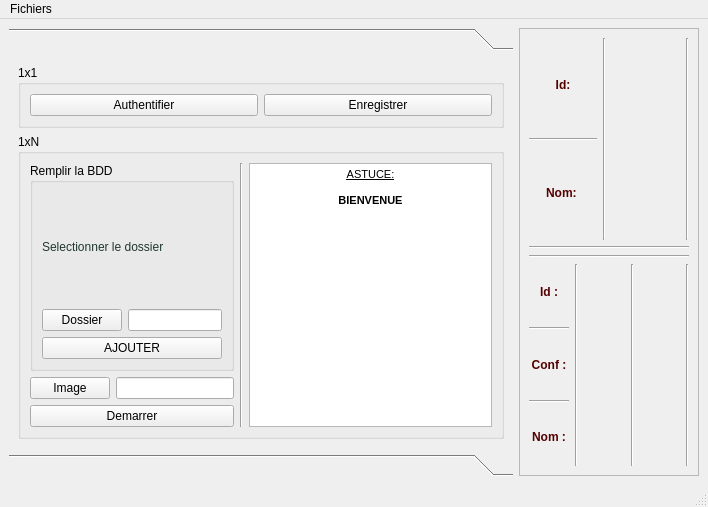
<?xml version="1.0" encoding="UTF-8"?>
<ui version="4.0">
 <class>MainWindow</class>
 <widget class="QMainWindow" name="MainWindow">
  <property name="enabled">
   <bool>true</bool>
  </property>
  <property name="geometry">
   <rect>
    <x>0</x>
    <y>0</y>
    <width>708</width>
    <height>507</height>
   </rect>
  </property>
  <property name="mouseTracking">
   <bool>true</bool>
  </property>
  <property name="windowTitle">
   <string>Face_rec</string>
  </property>
  <property name="windowIcon">
   <iconset theme="Dark">
    <normaloff>.</normaloff>.</iconset>
  </property>
  <widget class="QWidget" name="centralwidget">
   <property name="layoutDirection">
    <enum>Qt::LeftToRight</enum>
   </property>
   <layout class="QHBoxLayout" name="horizontalLayout_9">
    <item>
     <widget class="QToolBox" name="toolBox">
      <widget class="QWidget" name="toolBoxPage1">
       <property name="geometry">
        <rect>
         <x>0</x>
         <y>0</y>
         <width>341</width>
         <height>394</height>
        </rect>
       </property>
       <attribute name="label">
        <string/>
       </attribute>
       <layout class="QVBoxLayout" name="verticalLayout_2">
        <item>
         <widget class="QGroupBox" name="groupBox">
          <property name="title">
           <string>1x1</string>
          </property>
          <layout class="QHBoxLayout" name="horizontalLayout_8">
           <item>
            <widget class="QPushButton" name="pushButton_authentifier">
             <property name="text">
              <string>Authentifier</string>
             </property>
            </widget>
           </item>
           <item>
            <widget class="QPushButton" name="pushButton_Enregistrer">
             <property name="text">
              <string>Enregistrer</string>
             </property>
            </widget>
           </item>
          </layout>
         </widget>
        </item>
        <item>
         <widget class="QGroupBox" name="groupBox_2">
          <property name="title">
           <string>1xN</string>
          </property>
          <layout class="QHBoxLayout" name="horizontalLayout_4">
           <item>
            <layout class="QHBoxLayout" name="horizontalLayout_3">
             <item>
              <layout class="QVBoxLayout" name="verticalLayout_9">
               <item>
                <layout class="QVBoxLayout" name="verticalLayout_10">
                 <item>
                  <widget class="QGroupBox" name="groupBox_3">
                   <property name="title">
                    <string>Remplir la BDD</string>
                   </property>
                   <layout class="QVBoxLayout" name="verticalLayout_15">
                    <item>
                     <widget class="QLabel" name="label_5">
                      <property name="text">
                       <string>&lt;html&gt;&lt;head/&gt;&lt;body&gt;&lt;p&gt;&lt;span style=&quot; color:#20382d;&quot;&gt;Selectionner le dossier&lt;/span&gt;&lt;/p&gt;&lt;/body&gt;&lt;/html&gt;</string>
                      </property>
                     </widget>
                    </item>
                    <item>
                     <layout class="QHBoxLayout" name="horizontalLayout_12">
                      <item>
                       <widget class="QPushButton" name="pushButton_ouvrir_Dossier">
                        <property name="text">
                         <string>Dossier</string>
                        </property>
                       </widget>
                      </item>
                      <item>
                       <widget class="QLineEdit" name="lineEdit_ouvrir_Dossier"/>
                      </item>
                     </layout>
                    </item>
                    <item>
                     <widget class="QPushButton" name="pushButton_2">
                      <property name="text">
                       <string>AJOUTER</string>
                      </property>
                     </widget>
                    </item>
                   </layout>
                  </widget>
                 </item>
                 <item>
                  <layout class="QVBoxLayout" name="verticalLayout_11">
                   <item>
                    <layout class="QHBoxLayout" name="horizontalLayout_7">
                     <item>
                      <widget class="QPushButton" name="pushButton_ouvrir_Image">
                       <property name="text">
                        <string>Image</string>
                       </property>
                      </widget>
                     </item>
                     <item>
                      <widget class="QLineEdit" name="lineEdit_ouvrir_Image"/>
                     </item>
                    </layout>
                   </item>
                  </layout>
                 </item>
                </layout>
               </item>
               <item>
                <widget class="QPushButton" name="pushButton_Demarrer">
                 <property name="text">
                  <string>Demarrer</string>
                 </property>
                </widget>
               </item>
              </layout>
             </item>
             <item>
              <widget class="Line" name="line_6">
               <property name="orientation">
                <enum>Qt::Vertical</enum>
               </property>
              </widget>
             </item>
             <item>
              <widget class="QTextBrowser" name="textBrowser">
               <property name="html">
                <string>&lt;!DOCTYPE HTML PUBLIC &quot;-//W3C//DTD HTML 4.0//EN&quot; &quot;http://www.w3.org/TR/REC-html40/strict.dtd&quot;&gt;
&lt;html&gt;&lt;head&gt;&lt;meta name=&quot;qrichtext&quot; content=&quot;1&quot; /&gt;&lt;style type=&quot;text/css&quot;&gt;
p, li { white-space: pre-wrap; }
&lt;/style&gt;&lt;/head&gt;&lt;body style=&quot; font-family:'MS Shell Dlg 2'; font-size:8.25pt; font-weight:400; font-style:normal;&quot;&gt;
&lt;p align=&quot;center&quot; style=&quot; margin-top:0px; margin-bottom:0px; margin-left:0px; margin-right:0px; -qt-block-indent:0; text-indent:0px;&quot;&gt;&lt;span style=&quot; text-decoration: underline;&quot;&gt;ASTUCE:&lt;/span&gt;&lt;/p&gt;
&lt;p align=&quot;center&quot; style=&quot;-qt-paragraph-type:empty; margin-top:0px; margin-bottom:0px; margin-left:0px; margin-right:0px; -qt-block-indent:0; text-indent:0px; text-decoration: underline;&quot;&gt;&lt;br /&gt;&lt;/p&gt;
&lt;p align=&quot;center&quot; style=&quot; margin-top:0px; margin-bottom:0px; margin-left:0px; margin-right:0px; -qt-block-indent:0; text-indent:0px;&quot;&gt;&lt;span style=&quot; font-weight:600;&quot;&gt;BIENVENUE&lt;/span&gt;&lt;/p&gt;&lt;/body&gt;&lt;/html&gt;</string>
               </property>
              </widget>
             </item>
            </layout>
           </item>
          </layout>
         </widget>
        </item>
       </layout>
      </widget>
      <widget class="QWidget" name="toolBoxPage2">
       <property name="geometry">
        <rect>
         <x>0</x>
         <y>0</y>
         <width>214</width>
         <height>394</height>
        </rect>
       </property>
       <attribute name="label">
        <string/>
       </attribute>
      </widget>
     </widget>
    </item>
    <item>
     <layout class="QVBoxLayout" name="verticalLayout">
      <item>
       <widget class="QScrollArea" name="scrollArea">
        <property name="widgetResizable">
         <bool>true</bool>
        </property>
        <widget class="QWidget" name="scrollAreaWidgetContents">
         <property name="geometry">
          <rect>
           <x>0</x>
           <y>0</y>
           <width>339</width>
           <height>444</height>
          </rect>
         </property>
         <layout class="QVBoxLayout" name="verticalLayout_12">
          <item>
           <layout class="QHBoxLayout" name="horizontalLayout_10">
            <item>
             <layout class="QVBoxLayout" name="verticalLayout_13">
              <item>
               <widget class="QLabel" name="label_id_1">
                <property name="text">
                 <string>&lt;html&gt;&lt;head/&gt;&lt;body&gt;&lt;p align=&quot;center&quot;&gt;&lt;span style=&quot; font-weight:600; color:#550000;&quot;&gt;Id:&lt;/span&gt;&lt;/p&gt;&lt;/body&gt;&lt;/html&gt;</string>
                </property>
               </widget>
              </item>
              <item>
               <widget class="Line" name="line_3">
                <property name="orientation">
                 <enum>Qt::Horizontal</enum>
                </property>
               </widget>
              </item>
              <item>
               <widget class="QLabel" name="label_nom_1">
                <property name="text">
                 <string>&lt;html&gt;&lt;head/&gt;&lt;body&gt;&lt;p align=&quot;center&quot;&gt;&lt;span style=&quot; font-weight:600; color:#550000;&quot;&gt;Nom: &lt;/span&gt;&lt;/p&gt;&lt;/body&gt;&lt;/html&gt;</string>
                </property>
               </widget>
              </item>
             </layout>
            </item>
            <item>
             <widget class="Line" name="line_7">
              <property name="orientation">
               <enum>Qt::Vertical</enum>
              </property>
             </widget>
            </item>
            <item>
             <widget class="QLabel" name="label_1">
              <property name="text">
               <string/>
              </property>
             </widget>
            </item>
            <item>
             <widget class="Line" name="line_2">
              <property name="orientation">
               <enum>Qt::Vertical</enum>
              </property>
             </widget>
            </item>
           </layout>
          </item>
          <item>
           <widget class="Line" name="line_8">
            <property name="orientation">
             <enum>Qt::Horizontal</enum>
            </property>
           </widget>
          </item>
          <item>
           <widget class="Line" name="line">
            <property name="orientation">
             <enum>Qt::Horizontal</enum>
            </property>
           </widget>
          </item>
          <item>
           <layout class="QHBoxLayout" name="horizontalLayout_11">
            <item>
             <layout class="QVBoxLayout" name="verticalLayout_14">
              <item>
               <widget class="QLabel" name="label_7">
                <property name="text">
                 <string>&lt;html&gt;&lt;head/&gt;&lt;body&gt;&lt;p align=&quot;center&quot;&gt;&lt;span style=&quot; font-weight:600; color:#550000;&quot;&gt;Id :&lt;/span&gt;&lt;/p&gt;&lt;/body&gt;&lt;/html&gt;</string>
                </property>
               </widget>
              </item>
              <item>
               <widget class="Line" name="line_10">
                <property name="orientation">
                 <enum>Qt::Horizontal</enum>
                </property>
               </widget>
              </item>
              <item>
               <widget class="QLabel" name="label_3">
                <property name="text">
                 <string>&lt;html&gt;&lt;head/&gt;&lt;body&gt;&lt;p align=&quot;center&quot;&gt;&lt;span style=&quot; font-weight:600; color:#550000;&quot;&gt;Conf :&lt;/span&gt;&lt;/p&gt;&lt;/body&gt;&lt;/html&gt;</string>
                </property>
               </widget>
              </item>
              <item>
               <widget class="Line" name="line_9">
                <property name="orientation">
                 <enum>Qt::Horizontal</enum>
                </property>
               </widget>
              </item>
              <item>
               <widget class="QLabel" name="label_4">
                <property name="text">
                 <string>&lt;html&gt;&lt;head/&gt;&lt;body&gt;&lt;p align=&quot;center&quot;&gt;&lt;span style=&quot; font-weight:600; color:#550000;&quot;&gt;Nom :&lt;/span&gt;&lt;/p&gt;&lt;/body&gt;&lt;/html&gt;</string>
                </property>
               </widget>
              </item>
             </layout>
            </item>
            <item>
             <widget class="Line" name="line_11">
              <property name="orientation">
               <enum>Qt::Vertical</enum>
              </property>
             </widget>
            </item>
            <item>
             <widget class="QLabel" name="label_2">
              <property name="text">
               <string/>
              </property>
             </widget>
            </item>
            <item>
             <widget class="Line" name="line_4">
              <property name="orientation">
               <enum>Qt::Vertical</enum>
              </property>
             </widget>
            </item>
            <item>
             <widget class="QLabel" name="label_6">
              <property name="text">
               <string/>
              </property>
             </widget>
            </item>
            <item>
             <widget class="Line" name="line_5">
              <property name="orientation">
               <enum>Qt::Vertical</enum>
              </property>
             </widget>
            </item>
           </layout>
          </item>
         </layout>
        </widget>
       </widget>
      </item>
     </layout>
    </item>
   </layout>
  </widget>
  <widget class="QMenuBar" name="menubar">
   <property name="geometry">
    <rect>
     <x>0</x>
     <y>0</y>
     <width>708</width>
     <height>21</height>
    </rect>
   </property>
   <widget class="QMenu" name="menuFichiers">
    <property name="title">
     <string>Fichiers</string>
    </property>
    <addaction name="actionQuitter"/>
   </widget>
   <addaction name="menuFichiers"/>
  </widget>
  <widget class="QStatusBar" name="statusbar"/>
  <action name="actionQuitter">
   <property name="text">
    <string>Quitter</string>
   </property>
  </action>
 </widget>
 <resources/>
 <connections/>
</ui>
